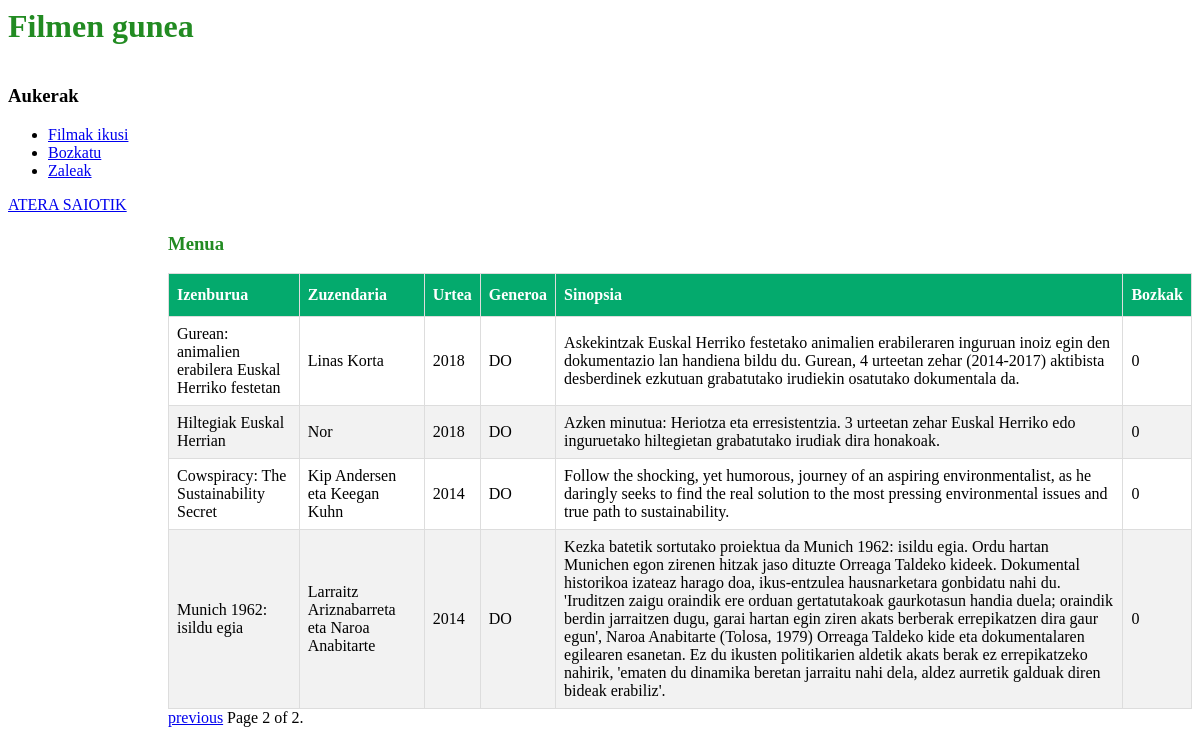
The app's page /filmak/?page=2 (signed in) with its own data.
### FilmenGunea/models.py (models this page shows, shortened)
class Filma(models.Model):
	izenburua = models.CharField(max_length=100)
	zuzendaria = models.CharField(max_length=60)
	urtea = models.IntegerField()
	generoa = models.CharField(max_length=2)
	sinopsia = models.CharField(max_length=700)
	bozkak = models.IntegerField()

### FilmenGunea/views.py (the view)
# urls.py: path('filmak/', views.filmak, name='filmak'),
@login_required(login_url='../')
def filmak(request):
    film_list = Filma.objects.all()
    paginator = Paginator(film_list, 5) # Show 5 contacts per page
    page = request.GET.get('page')
    try:
        filmak = paginator.page(page)
    except PageNotAnInteger:
        filmak = paginator.page(1)
    except EmptyPage:
        filmak = paginator.page(paginator.num_pages)
    return render(request, 'FilmenGunea/filmak.html', {"filmak": filmak})

### FilmenGunea/templates/FilmenGunea/filmak.html (shortened to what this page needs)
<head>
</head>
{% extends 'FilmenGunea/menua.html' %}
{% block content %}
    <h3>Menua</h3>
    <table id="film_taula">
        <thead>
            <tr>
                <th>Izenburua</th>
                <th>Zuzendaria</th>
                <th>Urtea</th>
                <th>Generoa</th>
                <th>Sinopsia</th>
                <th>Bozkak</th>
            </tr>
        </thead>
    <tbody>
        {% for film in filmak %}
        <tr>
            <td>{{ film.izenburua }}</td>
            <td>{{ film.zuzendaria }}</td>
            <td>{{ film.urtea }}</td>
            <td>{{ film.generoa }}</td>
            <td>{{ film.sinopsia }}</td>
            <td>{{ film.bozkak }}</td>
        </tr>
        {% endfor %}
    </tbody>
    </table>
    <div class="pagination">
        <span class="step-links">
            {% if filmak.has_previous %}
            <a href="?page={{ filmak.previous_page_number }}">previous</a>
            {% endif %}
            <span class="current">
                Page {{ filmak.number }} of {{ filmak.paginator.num_pages }}.
            </span>
        </span>
    </div>
{% endblock %}

### FilmenGunea/templates/FilmenGunea/filmak.html (style rules this page uses)
#film_taula { border-collapse: collapse; }
#film_taula td, #film_taula th { border: 1px solid #ddd; padding: 8px; }
#film_taula tr:nth-child(even) { background-color: #f2f2f2; }
#film_taula th { padding-top: 12px; padding-bottom: 12px; text-align: left; background-color: #04AA6D; color: white; }

### FilmenGunea/templates/FilmenGunea/menua.html (style rules this page uses)
#edukia h3 { color: forestgreen; }

### records on screen
Filma: izenburua "Gurean: animalien erabilera Euskal Herriko festetan", zuzendaria "Linas Korta", urtea "2018", generoa "DO", sinopsia "Askekintzak Euskal Herriko festetako animalien erabileraren inguruan inoiz egin den dokumentazio lan handiena bildu du. Gurean, 4 urteetan zehar (2014-2017) aktibista desberdinek ezkutuan grabatutako irudiekin osatutako dokumentala da.", bozkak "0"
Filma: izenburua "Hiltegiak Euskal Herrian", zuzendaria "Nor", urtea "2018", generoa "DO", sinopsia "Azken minutua: Heriotza eta erresistentzia. 3 urteetan zehar Euskal Herriko edo inguruetako hiltegietan grabatutako irudiak dira honakoak.", bozkak "0"
Filma: izenburua "Cowspiracy: The Sustainability Secret", zuzendaria "Kip Andersen eta Keegan Kuhn", urtea "2014", generoa "DO", sinopsia "Follow the shocking, yet humorous, journey of an aspiring environmentalist, as he daringly seeks to find the real solution to the most pressing environmental issues and true path to sustainability.", bozkak "0"
Filma: izenburua "Munich 1962: isildu egia", zuzendaria "Larraitz Ariznabarreta eta Naroa Anabitarte", urtea "2014", generoa "DO", sinopsia "Kezka batetik sortutako proiektua da Munich 1962: isildu egia. Ordu hartan Munichen egon zirenen hitzak jaso dituzte Orreaga Taldeko kideek. Dokumental historikoa izateaz harago doa, ikus-entzulea hausnarketara gonbidatu nahi du. 'Iruditzen zaigu oraindik ere orduan gertatutakoak gaurkotasun handia duela; oraindik berdin jarraitzen dugu, garai hartan egin ziren akats berberak errepikatzen dira gaur egun', Naroa Anabitarte (Tolosa, 1979) Orreaga Taldeko kide eta dokumentalaren egilearen esanetan. Ez du ikusten politikarien aldetik akats berak ez errepikatzeko nahirik, 'ematen du dinamika beretan jarraitu nahi dela, aldez aurretik galduak diren bideak erabiliz'.", bozkak "0"

### other values on screen
{{ filmak.number }} "2"
{{ filmak.paginator.num_pages }} "2"
